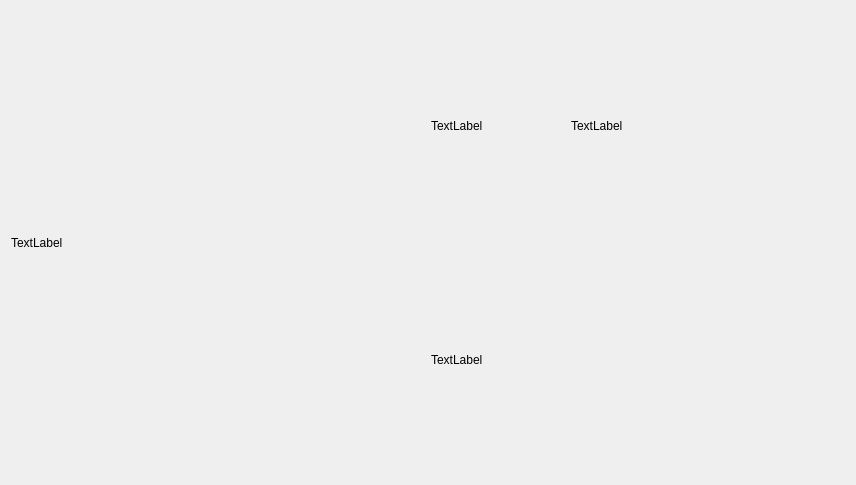
<?xml version="1.0" encoding="UTF-8"?>
<ui version="4.0">
 <class>StatusWidget</class>
 <widget class="QWidget" name="StatusWidget">
  <property name="geometry">
   <rect>
    <x>0</x>
    <y>0</y>
    <width>856</width>
    <height>485</height>
   </rect>
  </property>
  <property name="windowTitle">
   <string>Form</string>
  </property>
  <property name="autoFillBackground">
   <bool>false</bool>
  </property>
  <layout class="QHBoxLayout" name="horizontalLayout_2">
   <item>
    <widget class="QLabel" name="Id">
     <property name="text">
      <string>TextLabel</string>
     </property>
    </widget>
   </item>
   <item>
    <layout class="QVBoxLayout" name="verticalLayout">
     <item>
      <layout class="QHBoxLayout" name="horizontalLayout">
       <item>
        <widget class="QLabel" name="image">
         <property name="text">
          <string>TextLabel</string>
         </property>
        </widget>
       </item>
       <item>
        <widget class="QLabel" name="label">
         <property name="text">
          <string>TextLabel</string>
         </property>
        </widget>
       </item>
       <item>
        <widget class="BatteryWidget" name="battery" native="true"/>
       </item>
      </layout>
     </item>
     <item>
      <widget class="QLabel" name="serial">
       <property name="text">
        <string>TextLabel</string>
       </property>
      </widget>
     </item>
    </layout>
   </item>
  </layout>
 </widget>
 <customwidgets>
  <customwidget>
   <class>BatteryWidget</class>
   <extends>QWidget</extends>
   <header>BatteryWidget.hpp</header>
   <container>1</container>
  </customwidget>
 </customwidgets>
 <resources/>
 <connections/>
</ui>
